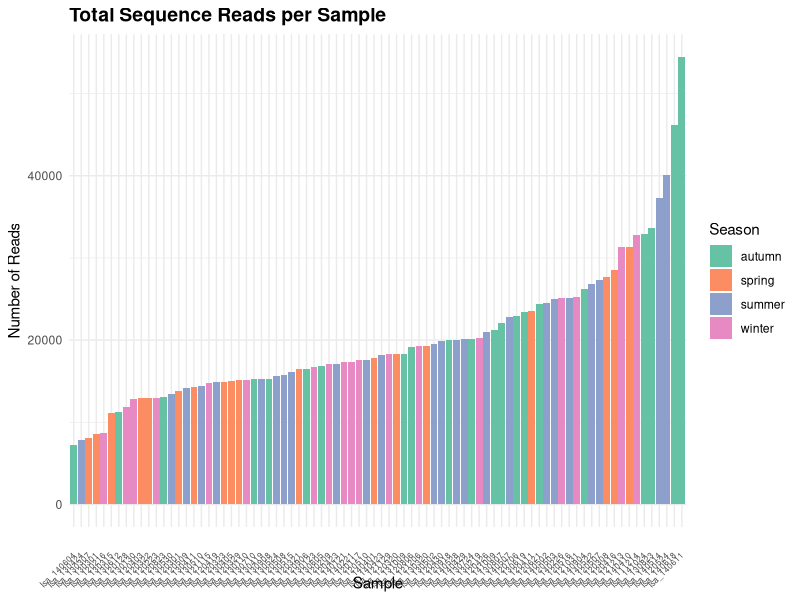
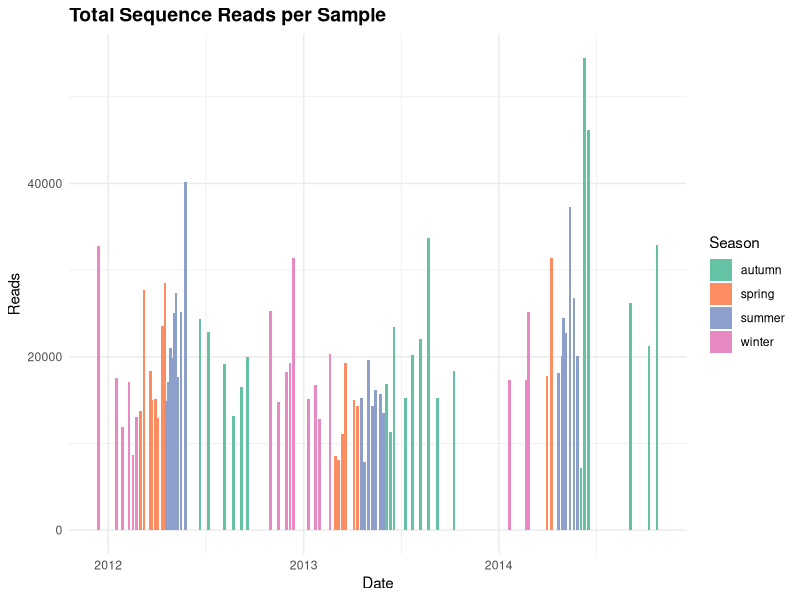
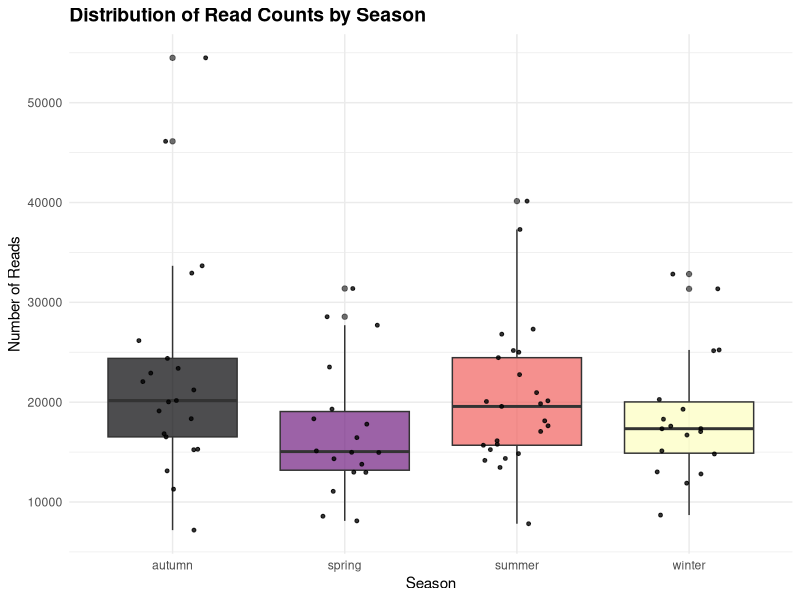
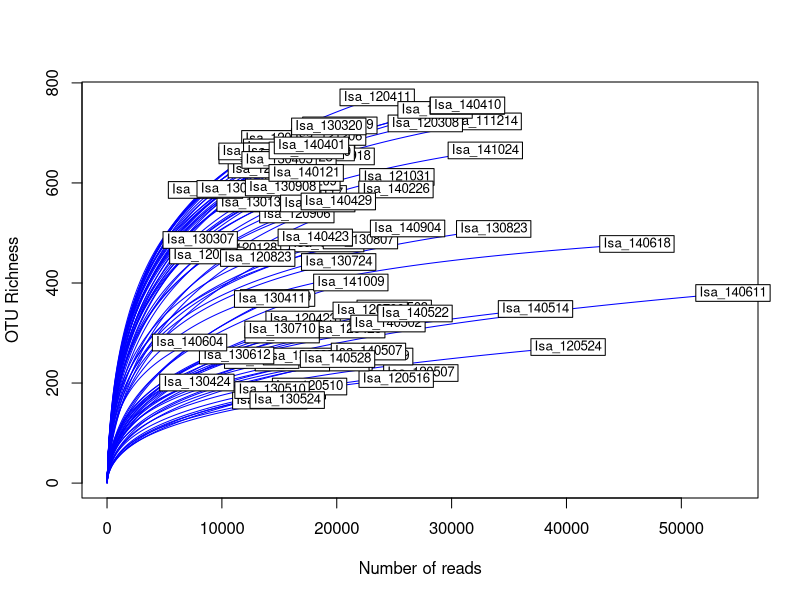
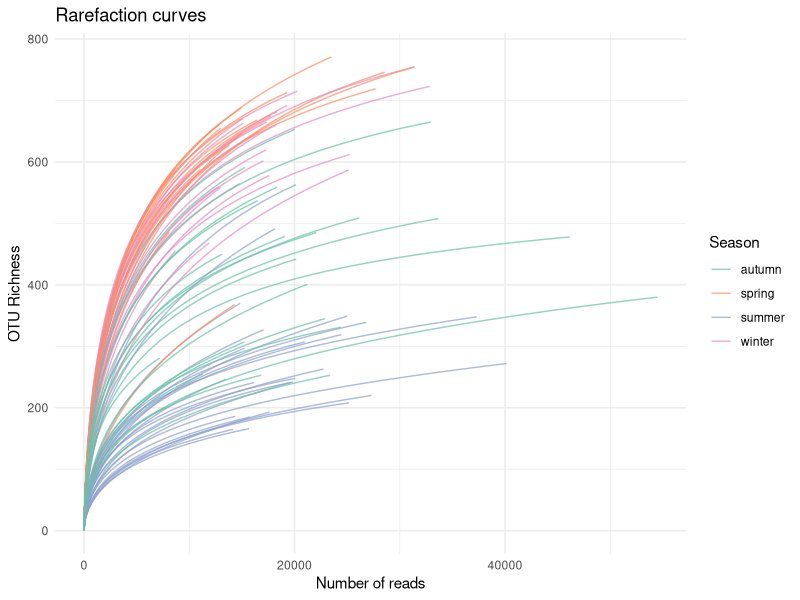
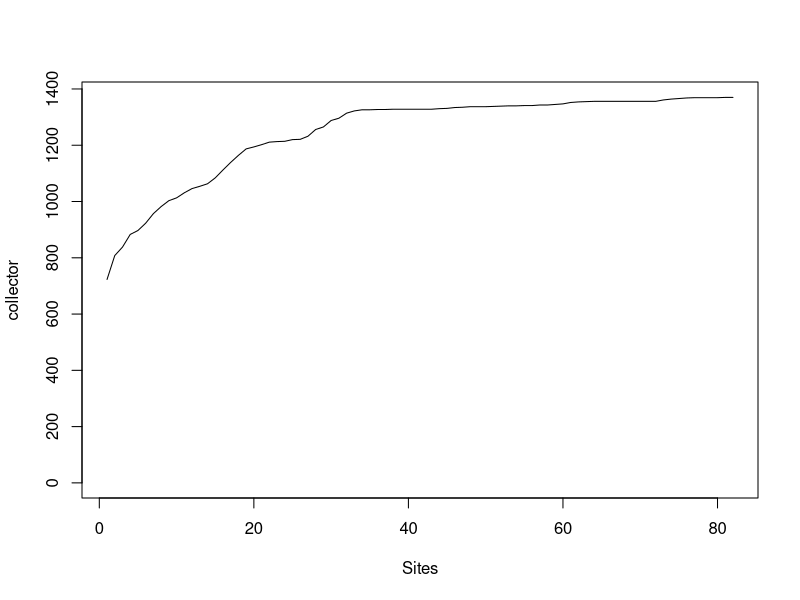
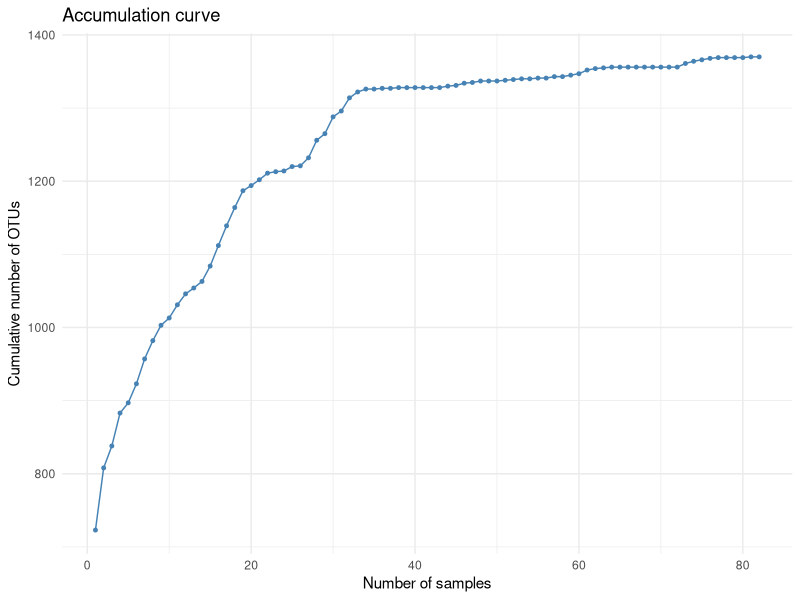
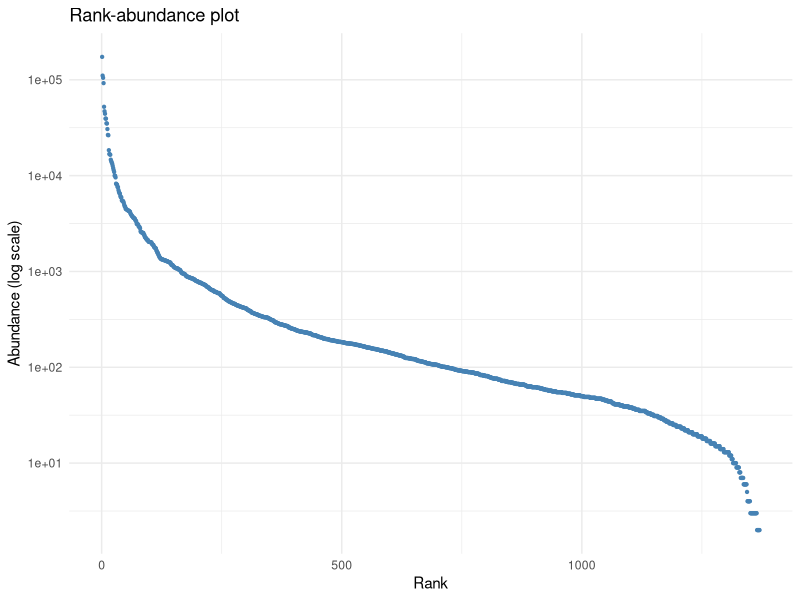

These charts were generated, in order, by the following R code:
## ---- chunk 1
library(vegan)
library(tidyverse)
## ---- chunk 2
otu.tab <- read_tsv("data/AB332_otutab.tsv")
metadata <- read_tsv("data/AB332_metadata_v3.tsv")
## ---- chunk 3
head(otu.tab)
dim(otu.tab)
colnames(otu.tab)
## ---- chunk 4
View(otu.tab)
## ---- chunk 5
otu.tab %>%
  slice(1:10) %>%   # The first 10 rows
  select(1:5)       # The first 5 columns
## ---- chunk 6

## ---- chunk 7
# Total reads per sample
otu.tab %>%
  select(-OTUNumber) %>%
  colSums()
## ---- chunk 8
# Total reads per OTU
otu.tab %>%
  mutate(total = rowSums(across(-OTUNumber))) %>%
  select(OTUNumber, total) %>%
  head() # Too many to show them all.
## ---- chunk 9
?head
## ---- chunk 10
otu.tab %>%
  filter(rowSums(across(-OTUNumber)) == 0) %>%
  nrow()
## ---- chunk 11
otu.tab <- otu.tab %>%
  filter(rowSums(across(-OTUNumber)) > 1)
## ---- chunk 12
nrow(otu.tab)
## ---- chunk 13

## ---- chunk 14
otu.tab.long <- otu.tab %>%
  pivot_longer(-OTUNumber, names_to = "Sample_Name", values_to = "reads")
otu.tab.long
## ---- chunk 15
read_counts <- otu.tab.long %>%
  group_by(Sample_Name) %>%
  summarise(reads = sum(reads)) %>%
  left_join(metadata %>% select(Sample_Name, date, seasons), by = "Sample_Name") %>%
  mutate(date = dmy(date))
read_counts

read_counts %>%
  summarise(min = min(reads), max = max(reads), mean = mean(reads), median = median(reads))
## ---- chunk 16
# Plot 1: Bar plot of read counts per sample, ordered by read count
ggplot(read_counts, aes(x = reorder(Sample_Name, reads), y = reads, fill = seasons)) +
  geom_col() +
  labs(
    title = "Total Sequence Reads per Sample",
    x = "Sample",
    y = "Number of Reads",
    fill = "Season"
  ) +
  theme_minimal() +
  theme(
    axis.text.x = element_text(angle = 45, hjust = 1, vjust = 0.5, size = 6),
    plot.title = element_text(size = 14, face = "bold")
  ) +
  scale_fill_brewer(type = "qual", palette = "Set2")
## ---- chunk 17
# Plot 2: Read counts over time
ggplot(read_counts, aes(x = date, y = reads, fill = seasons)) +
  geom_col(width = 5) +
  labs(
    title = "Total Sequence Reads per Sample",
    x = "Date",
    y = "Reads",
    fill = "Season"
  ) +
  theme_minimal() +
  theme(plot.title = element_text(size = 14, face = "bold")) +
  scale_fill_brewer(type = "qual", palette = "Set2")
## ---- chunk 18
# Plot 3: Box plot showing distribution by season
ggplot(read_counts, aes(x = seasons, y = reads, fill = seasons)) +
  geom_boxplot(alpha = 0.7) +
  geom_jitter(width = 0.2, size = 1, alpha = 0.8) +
  labs(
    title = "Distribution of Read Counts by Season",
    x = "Season",
    y = "Number of Reads"
  ) +
  theme_minimal() +
  theme(
    plot.title = element_text(size = 14, face = "bold"),
    legend.position = "none"
  ) +
  scale_fill_viridis_d(option = "magma", alpha = 0.8)
## ---- chunk 19
otu.vegan <- otu.tab %>%
  column_to_rownames("OTUNumber") %>%
  as.matrix() %>%
  t()
otu.vegan %>%
  as.data.frame() %>%
  slice(1:5) %>%   # The first 5 samples
  select(1:5)      # The first 5 OTUs
dim(otu.vegan)
## ---- chunk 20
rarecurve(otu.vegan, step = 100, xlab = "Number of reads", ylab = "OTU Richness", col = "blue")
## ---- chunk 21
rare.df <- rarecurve(otu.vegan, step = 100, tidy = TRUE) %>%
  rename(Sample_Name = Site, reads = Sample, richness = Species) %>%
  left_join(metadata %>% select(Sample_Name, seasons), by = "Sample_Name")

ggplot(rare.df, aes(x = reads, y = richness, group = Sample_Name, colour = seasons)) +
  geom_line(alpha = 0.7) +
  labs(x = "Number of reads", y = "OTU Richness", colour = "Season", title = "Rarefaction curves") +
  theme_minimal() +
  scale_colour_brewer(palette = "Set2")
## ---- chunk 22
accum.curve <- specaccum(otu.vegan, method = "collector")
plot(accum.curve)
## ---- chunk 23
accum.df <- tibble(samples = accum.curve$sites, richness = accum.curve$richness)

ggplot(accum.df, aes(x = samples, y = richness)) +
  geom_line(colour = "steelblue") +
  geom_point(colour = "steelblue", size = 1) +
  labs(x = "Number of samples", y = "Cumulative number of OTUs", title = "Accumulation curve") +
  theme_minimal()
## ---- chunk 24
richness <- estimateR(otu.vegan[1, ], smallsample = TRUE)
richness
## ---- chunk 25
rank.df <- otu.tab %>%
  mutate(total = rowSums(across(-OTUNumber))) %>%
  arrange(desc(total)) %>%
  mutate(rank = row_number())

# Normalised reads:
# rank.df <- otu.tab %>%
#   mutate(across(-OTUNumber, ~ .x / sum(.x))) %>%
#   mutate(total = rowMeans(across(-OTUNumber))) %>%
#   arrange(desc(total)) %>%
#   mutate(rank = row_number())

ggplot(rank.df, aes(x = rank, y = total)) +
  geom_point(colour = "steelblue", size = 0.8) +
  scale_y_log10() +
  labs(x = "Rank", y = "Abundance (log scale)", title = "Rank-abundance plot") +
  theme_minimal()
## ---- chunk 26
mod <- radfit(otu.vegan)
plot(mod)
## ---- chunk 27
mod.all <- radfit(colSums(otu.vegan))
plot(mod.all)
## ---- chunk 28
mod.all
## ---- chunk 29
preston <- prestonfit(colSums(otu.vegan))
preston.dist <- prestondistr(colSums(otu.vegan))
plot(preston)
lines(preston.dist, line.col = "blue3")
## ---- chunk 30
veiledspec(preston)
veiledspec(preston.dist)
## ---- chunk 31
H <- diversity(otu.vegan, index = "shannon")
H

H_df <- enframe(H, name = "Sample_Name", value = "H") %>%
  left_join(read_counts, by = "Sample_Name")
H_df

ggplot(H_df, aes(x = date, y = H)) +
  geom_line() +  # Line plot
  geom_point(aes(colour = seasons)) +  # Points on the line
  labs(x = "Date", y = "H", title = "H values over time")
## ---- chunk 32
J <- H / log(specnumber(otu.vegan)) # specnumber() gives the number of OTUs in each sample
# J
J_df <- enframe(J, name = "Sample_Name", value = "J") %>%
  left_join(read_counts, by = "Sample_Name") %>%
  arrange(date)

ggplot(J_df, aes(x = date, y = J)) +
  geom_line() +
  geom_point(aes(colour = seasons)) +
  scale_y_continuous(limits = c(0, 1)) +
  labs(
    x = "Date",
    y = "Pielou's evenness (J)",
    title = "Community evenness over time",
    colour = "Season"
  ) +
  theme_minimal()
## ---- chunk 33
inv.simpson <- diversity(otu.vegan, "invsimpson")
# plot(inv.simpson, type = "l", col = "blue")
## ---- chunk 34
inv.simpson.df <- enframe(inv.simpson, name = "Sample_Name", value = "inv.simpson") %>%
  left_join(read_counts, by = "Sample_Name")

ggplot(inv.simpson.df, aes(x = date, y = inv.simpson)) +
  geom_line(colour = "grey50") +
  geom_point(aes(colour = seasons)) +
  labs(x = "Date", y = "Inverse Simpson", colour = "Season", title = "Inverse Simpson over time") +
  theme_minimal() +
  scale_colour_brewer(palette = "Set2")
## ---- chunk 35
read_counts %>% arrange(reads) # Show all samples ordered by read count
## ---- chunk 36
# Calculate the minimum read count of filtered samples
min_reads <- min(rowSums(otu.vegan))
min_reads

# Rarefy to the minimum read count of filtered samples
set.seed(666) # Set a seed to make results reproducible
otu.vegan.ss <- rrarefy(otu.vegan, min_reads)

# Check results
rowSums(otu.vegan.ss)
head(colSums(otu.vegan.ss))
## ---- chunk 37
dim(otu.vegan)  # Filtered data (before rarefaction)
dim(otu.vegan.ss)        # After rarefaction
## ---- chunk 38
# select(where(~ sum(.x) == 0)) keeps the columns (OTUs) where the sum is exactly zero
otu.vegan %>%
  as.data.frame() %>%
  select(where(~ sum(.x) == 0)) %>%
  ncol()

otu.vegan.ss %>%
  as.data.frame() %>%
  select(where(~ sum(.x) == 0)) %>%
  ncol()

otu.vegan.ss %>%
  as.data.frame() %>%
  select(where(~ sum(.x) == 0)) %>%
  colnames() %>%
  head() # Show the first OTUs that have 0 abundance
## ---- chunk 39
otu.vegan %>%
  as.data.frame() %>%
  select(not_subsampled = OTU_0013) %>%  # The abundance of the OTU in the table that is NOT subsampled
  bind_cols(
    otu.vegan.ss %>%
      as.data.frame() %>%
      select(subsampled = OTU_0013)      # The abundance of the OTU in the table that IS subsampled
  )
## ---- chunk 40
otu.vegan.ss.nozero <- otu.vegan.ss %>%
  as.data.frame() %>%
  select(where(~ sum(.x) > 0)) %>% # Removes OTUs with zero abundance
  as.matrix()

# Check that no zero abundance OTUs are left
otu.vegan.ss.nozero %>%
  as.data.frame() %>%
  select(where(~ sum(.x) == 0)) %>%
  ncol()
## ---- chunk 41
otu.vegan.ss.nozero %>%
  as.data.frame() %>%
  select(where(~ sum(.x) < 10)) %>%
  ncol()
## ---- chunk 42
dim(otu.vegan.ss)
dim(otu.vegan.ss.nozero)
## ---- chunk 43
save.image("AB332_lab_I.RData")
